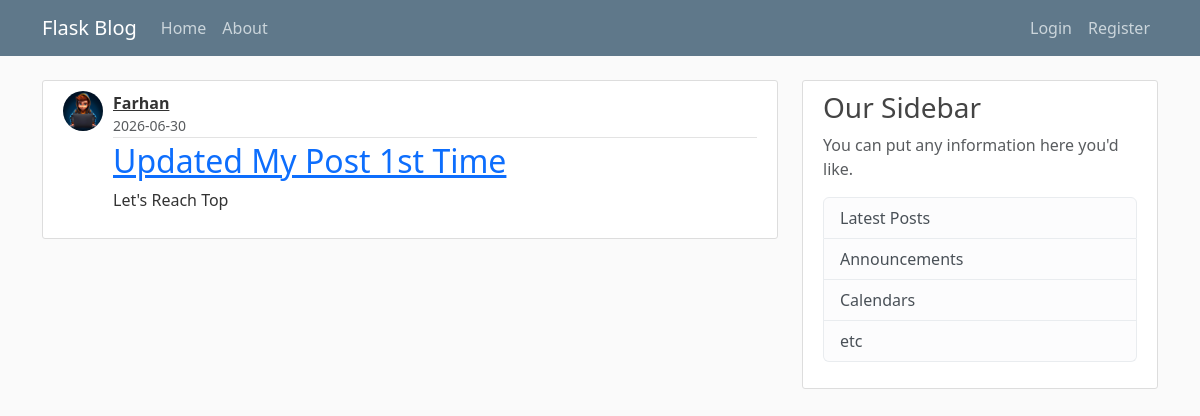
/post/1, run on the app's committed database.
### app/models.py (models this page shows, shortened)
class User(db.Model, UserMixin):
    id = db.Column(db.Integer, primary_key = True)
    username = db.Column(db.String(20), unique = True, nullable = False)
    email = db.Column(db.String(120), unique = True, nullable = False)
    image_file = db.Column(db.String(20), nullable = False, default = 'default.jpg')
    password = db.Column(db.String(60), nullable = False)
    posts = db.relationship('Post', backref = 'author', lazy = True)

class Post(db.Model):
    id = db.Column(db.Integer, primary_key = True)
    title = db.Column(db.String(100), nullable = False)
    date_posted = db.Column(db.DateTime, nullable = False, default = datetime.utcnow )
    content = db.Column(db.Text, nullable = False)
    user_id = db.Column(db.Integer, db.ForeignKey('user.id'), nullable=False)

### app/routes.py (the view)
@app.route("/post/<int:post_id>")
def post(post_id):
     post = Post.query.get_or_404(post_id)
     return render_template('post.html', title = post.title, post = post)

### app/templates/post.html (shortened to what this page needs)
{% extends "layout.html"%}
{% block content %}
<article class="media content-section">
    <img class="rounded-circle post-avatar"
        src="{{ url_for('static', filename='profile_pics/' + post.author.image_file) }}">
    <div class="media-body">
        <div class="article-metadata">
            <div class="author-block">
                <a class="author-name" href="#">{{ post.author.username }}</a>
                <small class="text-muted d-block">
                    {{ post.date_posted.strftime('%Y-%m-%d') }}
                </small>
            </div>
        </div>
        <h2 class="article-title"> <a href="{{ url_for('post', post_id = post.id)}}">{{ post.title }}</a></h2>
        <p class="article-content">{{ post.content }}</p>
    </div>
</article>
{% endblock content %}

### app/Static/main.css (style rules this page uses)
body { background: #fafafa; color: #333333; margin-top: 5rem; }
h1, h2, h3, h4, h5, h6 { color: #444444; }
.content-section { background: #ffffff; padding: 10px 20px; border: 1px solid #dddddd; border-radius: 3px; margin-bottom: 20px; }
.article-title { color: #444444; }
.article-content { white-space: pre-line; }
.article-metadata { padding-bottom: 1px; margin-bottom: 4px; border-bottom: 1px solid #e3e3e3 }
.post-avatar { width: 40px; height: 40px; border-radius: 50%; object-fit: cover; margin-right: 10px; }
.article-metadata { padding-bottom: 1px; margin-bottom: 4px; border-bottom: 1px solid #e3e3e3; }
.author-block { display: flex; flex-direction: column; }
.author-name { font-weight: bold; color: #333; }
.media { display: flex; align-items: flex-start; }
.media-body { flex: 1; }

### data on the page
User: image_file (picture), author.username "Farhan"
Post: date_posted "2026-06-30", title "Updated My Post 1st Time", content "Let's Reach Top"
